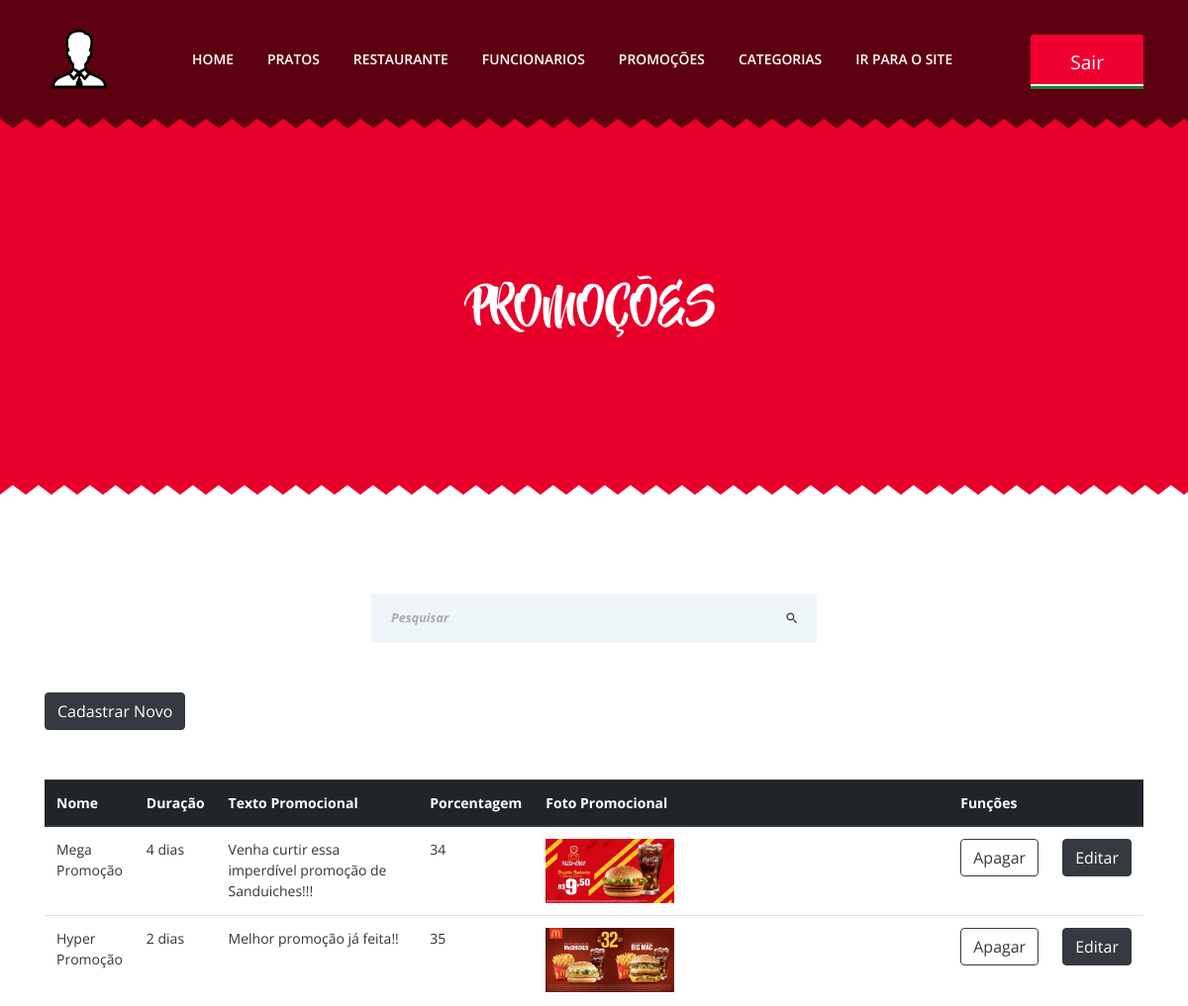
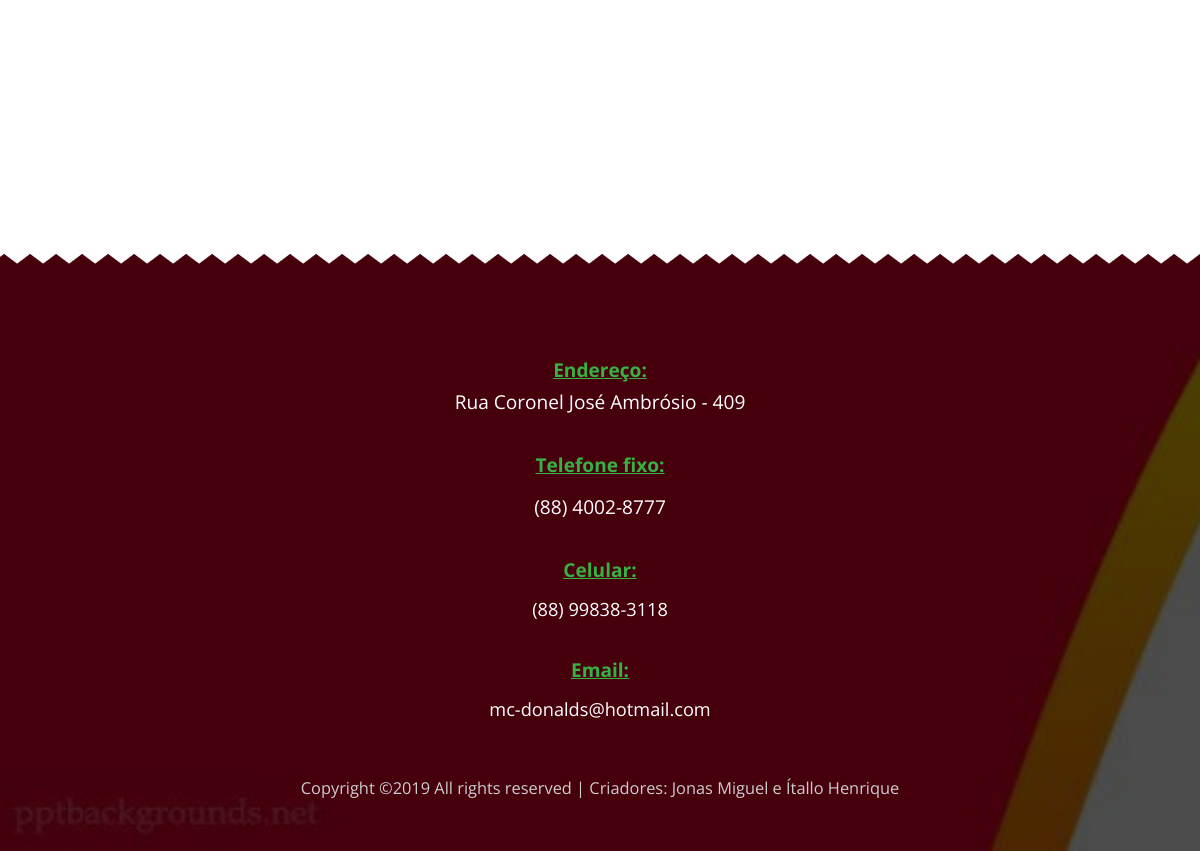
Screenshot of /view/promocoesConfig.php (signed in) with the database file from the repository (2 pictures, top to bottom).
### tables this page shows
CREATE TABLE `promocao` (
  `cod` int(11) NOT NULL,
  `nome` varchar(100) DEFAULT NULL,
  `duracao` varchar(100) DEFAULT 'duração indeterminada',
  `texto_promocional` varchar(500) DEFAULT NULL,
  `foto_promocional` varchar(100) DEFAULT NULL,
  `porcentagem` int(11) DEFAULT NULL
);

CREATE TABLE `restaurante` (
  `cod` int(11) NOT NULL,
  `nome` varchar(100) DEFAULT NULL,
  `endereco` varchar(100) DEFAULT NULL,
  `email` varchar(50) DEFAULT NULL,
  `horarioDeFuncionamento` varchar(50) DEFAULT NULL,
  `logo` varchar(100) DEFAULT NULL,
  `slogan` varchar(200) DEFAULT NULL,
  `fixo` varchar(25) DEFAULT NULL,
  `celular` varchar(25) DEFAULT NULL
);

### controller/promocaoDAO.php (called while the page is built, shortened)
<?php
	function listarPromocaosAdm(){
		try{
			$conexao = new Conexao();
			$pdo = $conexao->conecta();
			$sql = "SELECT * FROM promocao WHERE cod != 2";
			$listar = $pdo->prepare($sql);
			$listar->execute();
			return $listar->fetchALL(PDO::FETCH_ASSOC);
		}catch(PDOException $e){
			echo("erro: ".$e->getMenssage());
		}
	}
?>

### view/functions/promocoesFunc.php (called while the page is built, shortened)
<?php
	include_once ('../controller/promocaoDAO.php');
	$promocoes = listarPromocaosAdm();
?>

### controller/restauranteDAO.php (called while the page is built, shortened)
<?php
	function listarRestaurante(){
		try{
			$conexao = new Conexao();
			$pdo = $conexao->conecta();
			$sql = "SELECT * FROM restaurante";
			$listar = $pdo->prepare($sql);
			$listar->execute();
			return $listar->fetchALL(PDO::FETCH_ASSOC);
		}catch(PDOException $e){
			echo("erro: ".$e->getMenssage());
		}
	}
?>

### view/promocoesConfig.php (the view, shortened to what this page needs)
<?php
        include_once ('functions/promocoesFunc.php');
        if(!empty($_SESSION['login'])){
?>
<!DOCTYPE HTML>
<html lang="en">
<head>
        <link rel="stylesheet" href="fonts/beyond_the_mountains-webfont.css" type="text/css"/>
        <link href="plugin-frameworks/bootstrap.min.css" rel="stylesheet">
        <link href="plugin-frameworks/swiper.css" rel="stylesheet">
        <link href="fonts/ionicons.css" rel="stylesheet">
        <link href="common/styles.css" rel="stylesheet">
</head>
<body>
<?php
include_once('cabecalhoAdm.php');
?>
<section class="bg-9 h-500x  pos-relative">
        <div class="container h-100">
                <div class="dplay-tbl">
                        <div class="dplay-tbl-cell center-text color-white pt-90">
                                <h3 class="mt-30 mb-15">PROMOÇÕES</h3>
                        </div>
                </div>
        </div>
</section>
<section >
        <div class="container h-100 w-40">
            <div class="dplay-tbl">
                <form class="mb-50 mb-sm-30 mt-sm-20 placeholder-1 form-style-1 pos-relative " method="GET">
                        <input class="pr-15 " type="text" placeholder="Pesquisar" name="pesquisa">
                        <button class="abs-tbr plr-20" type="submit"><i class="ion-android-search"></i></button>
                </form>
            </div>
        </div>
        <div class="container ">
            <div class="dplay-tbl">
                <form class="mb-50 mb-sm-30 mt-sm-20 placeholder-1 form-style-1 pos-relative " method="GET">
                    <button type="button" name="acao" value="Cadastrar" class="btn btn-dark" data-toggle="modal" data-target="#modalCadastrar">
                        Cadastrar Novo
                    </button>
                </form>
            </div>
        </div>
        <div class="container h-100 table-responsive">
                <div class="dplay-tbl ">
                        <div class="">
                                <table class="table table-hover">
                                  <thead class="thead-dark">
                                        <tr>
                                                <th scope="col">Nome</th>
                                                <th scope="col">Duração</th>
                                                <th scope="col">Texto Promocional</th>
                                                <th scope="col">Porcentagem</th>
                                                <th scope="col">Foto Promocional</th>
                                                <th scope="col" colspan="2">Funções</th>
                                        </tr>
                                  </thead>
                                  <tbody>
                                        <?php
                                          foreach ($promocoes as $promocao) {
                                        ?>
                                        <tr>
                                                <td scope="col"><?=$promocao['nome']?></td>
                                                <td scope="col"><?=$promocao['duracao']?></td>
                                                <td scope="col" style="width: 25%;"><?=$promocao['texto_promocional']?></td>
                                                <td scope="col"><?=$promocao['porcentagem']?></td>
                                                <td scope="col" style="width: 60%;">
                                                        <img style="width: 120%;" src="images/promocoes/<?=$promocao['foto_promocional']?>">
                                                </td>
                                                <td scope="col">
                                                                <button type="button" value="Apagar" class="btn btn-outline-dark" data-toggle="modal" data-target="#modalApagar" onclick="coletar(<?=$promocao['cod']?>,'<?=$promocao['foto_promocional']?>')">Apagar</button>
                                                </td>
                                                <td scope="col">
                                                        <form method="POST">
                                                                <button type="button" value="Editar" class="btn btn-dark" data-toggle="modal"   data-target="#modalEditar" onclick="preencherCampos(<?=$promocao['cod']?>,'<?=$promocao['nome']?>','<?=$promocao['duracao']?>','<?=$promocao['porcentagem']?>','<?=$promocao['texto_promocional']?>','<?=$promocao['foto_promocional']?>')"
                                                                >
                                                                        Editar
                                                                </button>
                                                        </form>
                                                </td>
                                        </tr>
                                        <?php
                                          }
                                        ?>
                                  </tbody>
                                </table>
                        </div>
                </div>
        </div>
</section>
<section>
</section>
<?php
        include_once ('rodape.php');
?>
</body>
</html>
<?php
        }
        else{
                header("location:login.php");
        }
?>

### view/rodape.php (shortened to what this page needs)
<?php
        include_once ('../controller/restauranteDAO.php');
        $restauranteConfig = listarRestaurante();
?>
<footer class="pb-50  pt-70 pos-relative" style="background-attachment: fixed;">
        <div class="container-fluid">
                <div class="pt-30">
                        <p class="underline-secondary"><b>Endereço:</b></p>
                        <p><?=$restauranteConfig[0]["endereco"]?></p>
                </div>
                <div class="pt-30">
                        <p class="underline-secondary mb-10"><b>Telefone fixo:</b></p>
                        <p><?=$restauranteConfig[0]["fixo"]?> </p>
                </div>
                <div class="pt-30">
                        <p class="underline-secondary mb-10"><b>Celular:</b></p>
                        <?=$restauranteConfig[0]["celular"]?>
                </div>
                <div class="pt-30">
                        <p class="underline-secondary mb-10"><b>Email:</b></p>
                        <?=$restauranteConfig[0]["email"]?>
                </div>
                <p class="color-light font-9 mt-50 mt-sm-30">
Copyright &copy;<script>document.write(new Date().getFullYear());</script> All rights reserved | Criadores: Jonas Miguel e Ítallo Henrique
</p>
        </div>
</footer>

### view/promocoesConfig.php (style rules this page uses)
img { max-width: 130px; max-height: 130px; margin-right: auto; margin-left: auto; }

### rows the page displays
promocao: nome "Mega Promoção", duracao "4 dias", texto_promocional "Venha curtir essa imperdível promoção de Sanduiches!!!", porcentagem "34", foto_promocional (picture)
promocao: nome "Hyper Promoção", duracao "2 dias", texto_promocional "Melhor promoção já feita!!", porcentagem "35", foto_promocional (picture)
restaurante: endereco "Rua Coronel José Ambrósio - 409", fixo "(88) 4002-8777", celular "(88) 99838-3118", email "mc-donalds@hotmail.com"
